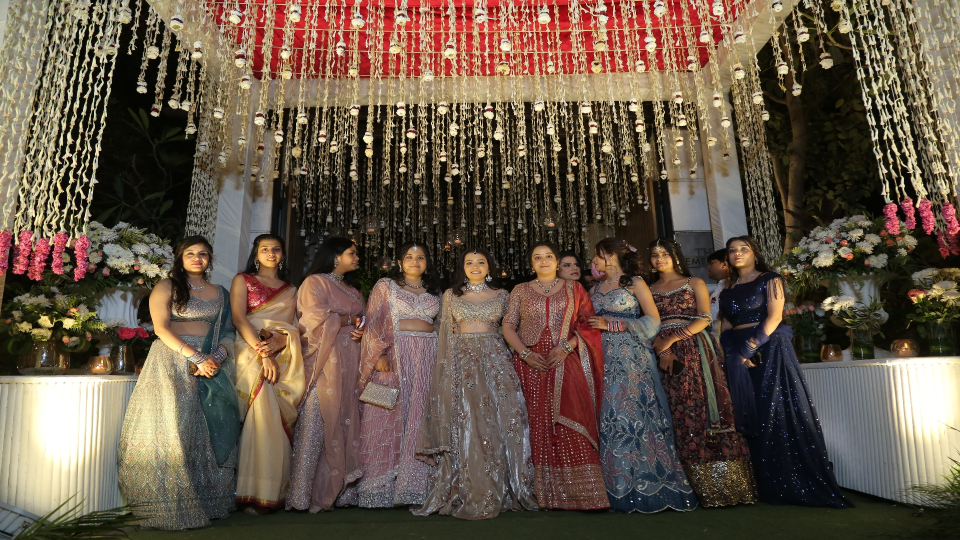
#> input picture Desktop/benchmark/img_variants/3O4A0767_1080p.JPG, 1920 x 1080 px, given as the content of the folder 4k_images, which was not available (shown at 1/2 size)
$ python resize_variants.py
#> lines starting #> are read from the running program, lines starting #| are printed output that depends on the picture; pictures that were not available may be replaced by others from this repository, and a replacement may not be noted
import os
import cv2

# Input/output folders
input_dir = "4k_images"
output_dir = "img_variants"
os.makedirs(output_dir, exist_ok=True)

# Target resolutions
resolutions = {
    "1080p": (1920, 1080),
    "720p": (1280, 720),
    "480p": (640, 480)
}

# Process all images
for fname in os.listdir(input_dir):
    if not fname.lower().endswith((".jpg", ".jpeg", ".png")):
        continue

    path = os.path.join(input_dir, fname)
    img = cv2.imread(path)
#> img is the input picture: shape (1080, 1920, 3); mean B, G, R 71.2, 86.3, 102.5

    if img is None:
        print(f"⚠️ Could not read {fname}")
        continue

    base, ext = os.path.splitext(fname)

    for label, size in resolutions.items():
        resized = cv2.resize(img, size)
        out_name = f"{base}_{label}{ext}"
        out_path = os.path.join(output_dir, out_name)
        cv2.imwrite(out_path, resized)
#> this loop made 3 passes
#> pass 2, `resized = cv2.resize(img, size)`:
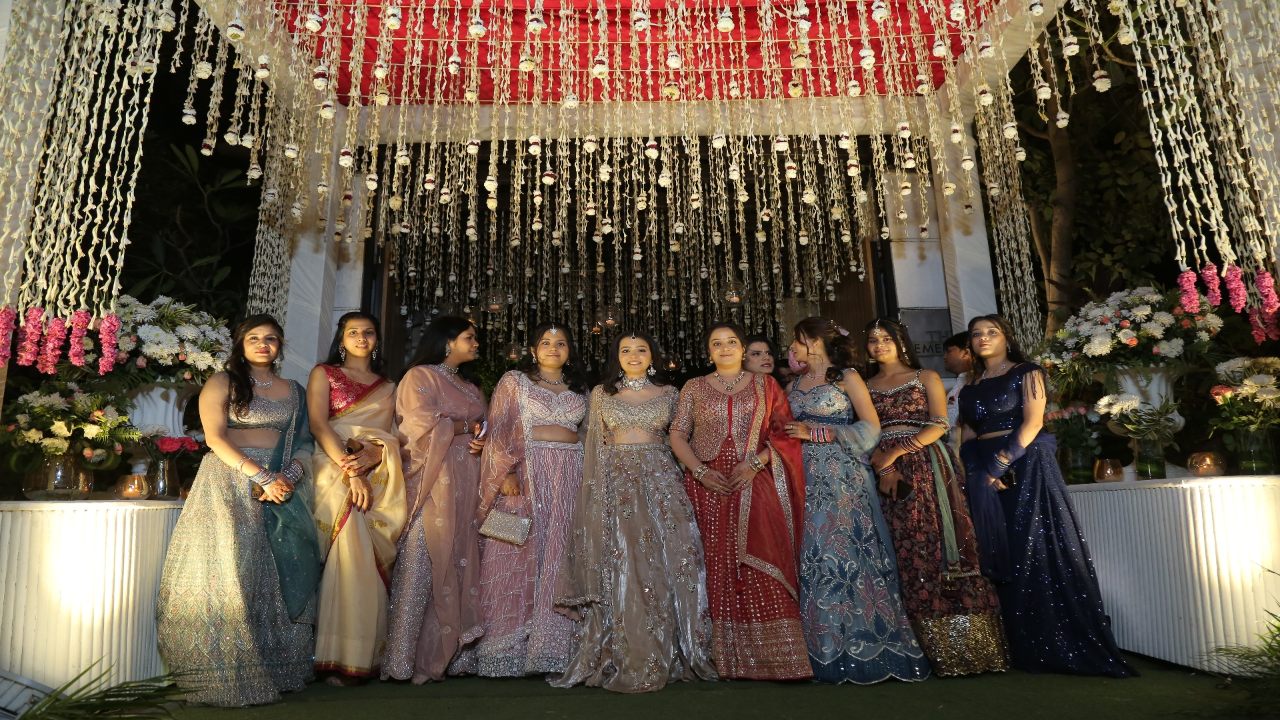
#> resized: shape (720, 1280, 3); mean B, G, R 71.1, 86.2, 102.4
#> pass 3, `resized = cv2.resize(img, size)`:
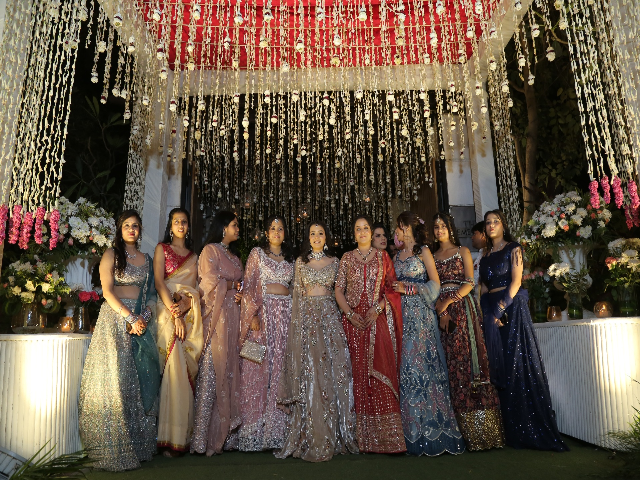
#> resized: shape (480, 640, 3); mean B, G, R 71.1, 86.2, 102.5

    # Copy original as "photo_original.jpg"
    out_name = f"{base}_original{ext}"
    out_path = os.path.join(output_dir, out_name)
    cv2.imwrite(out_path, img)

print(f"✅ Resized images saved to: {output_dir}")
#| ✅ Resized images saved to: img_variants

$ run again, on Desktop/benchmark/img_variants/DW107345 (1)_480p.JPG
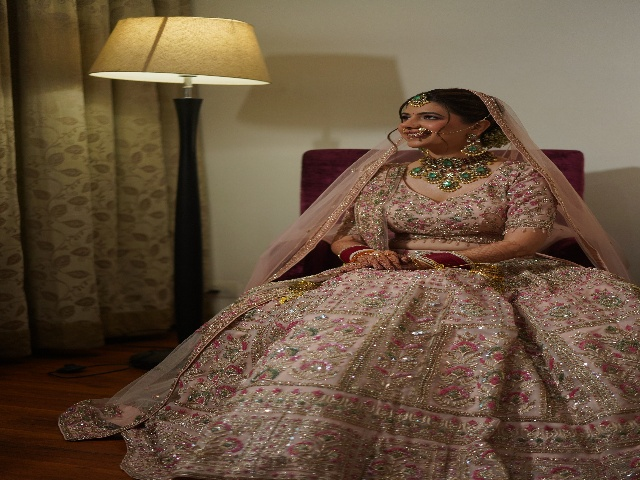
#> input picture Desktop/benchmark/img_variants/DW107345 (1)_480p.JPG, 640 x 480 px, given as the content of the folder 4k_images, which was not available
#> img is the input picture: shape (480, 640, 3); mean B, G, R 63.1, 83.8, 104.8
#> the loop `for label, size in resolutions.items():` made 3 passes
#> pass 1, `resized = cv2.resize(img, size)`:
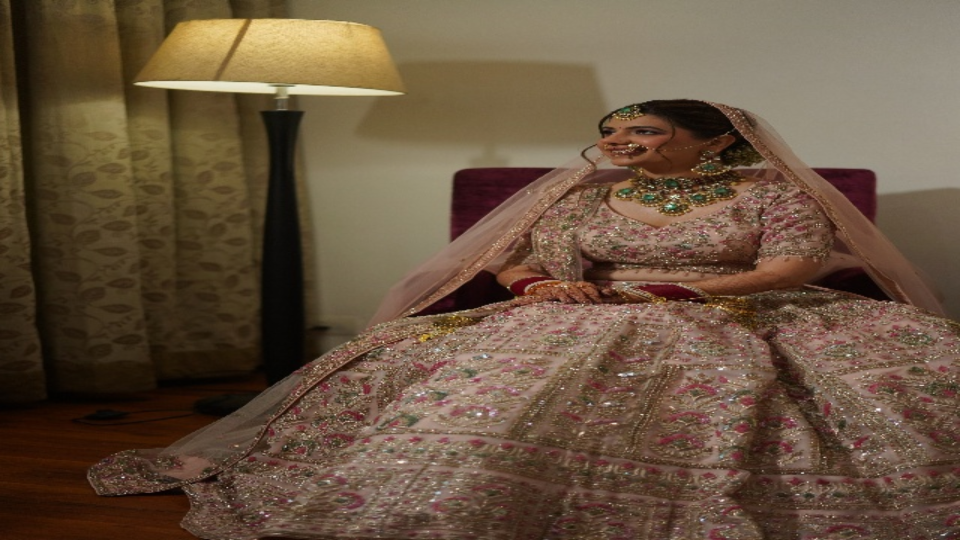
#> resized: shape (1080, 1920, 3) (shown at 1/2 size); mean B, G, R 63, 83.7, 104.7
#> pass 2, `resized = cv2.resize(img, size)`:
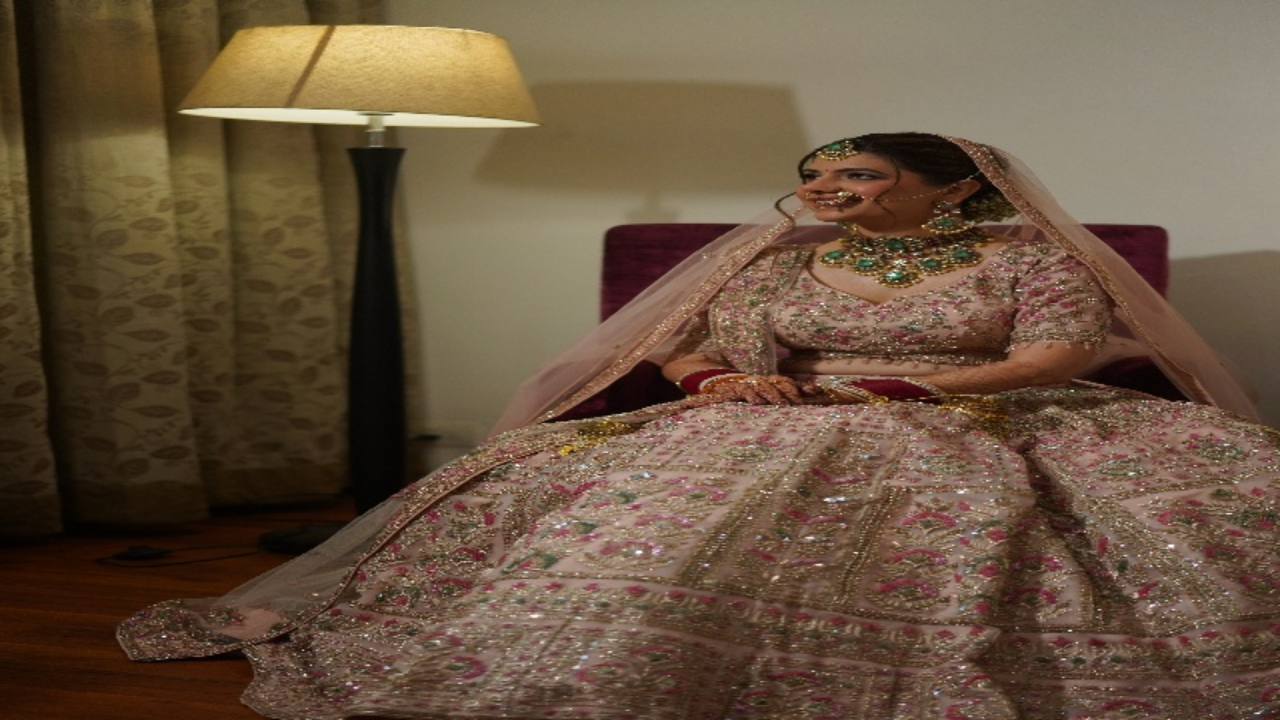
#> resized: shape (720, 1280, 3); mean B, G, R 63, 83.7, 104.8
#| ✅ Resized images saved to: img_variants
